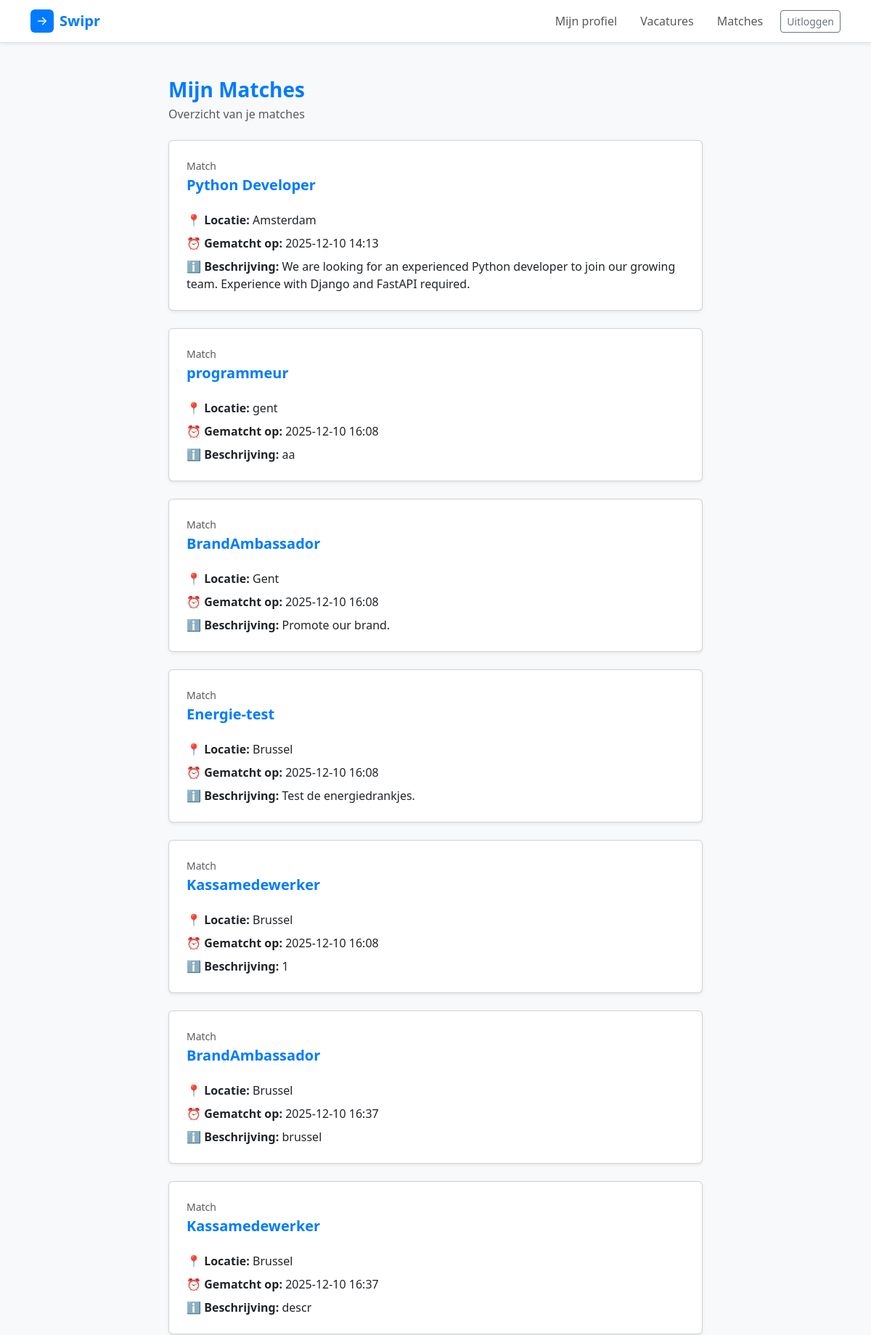
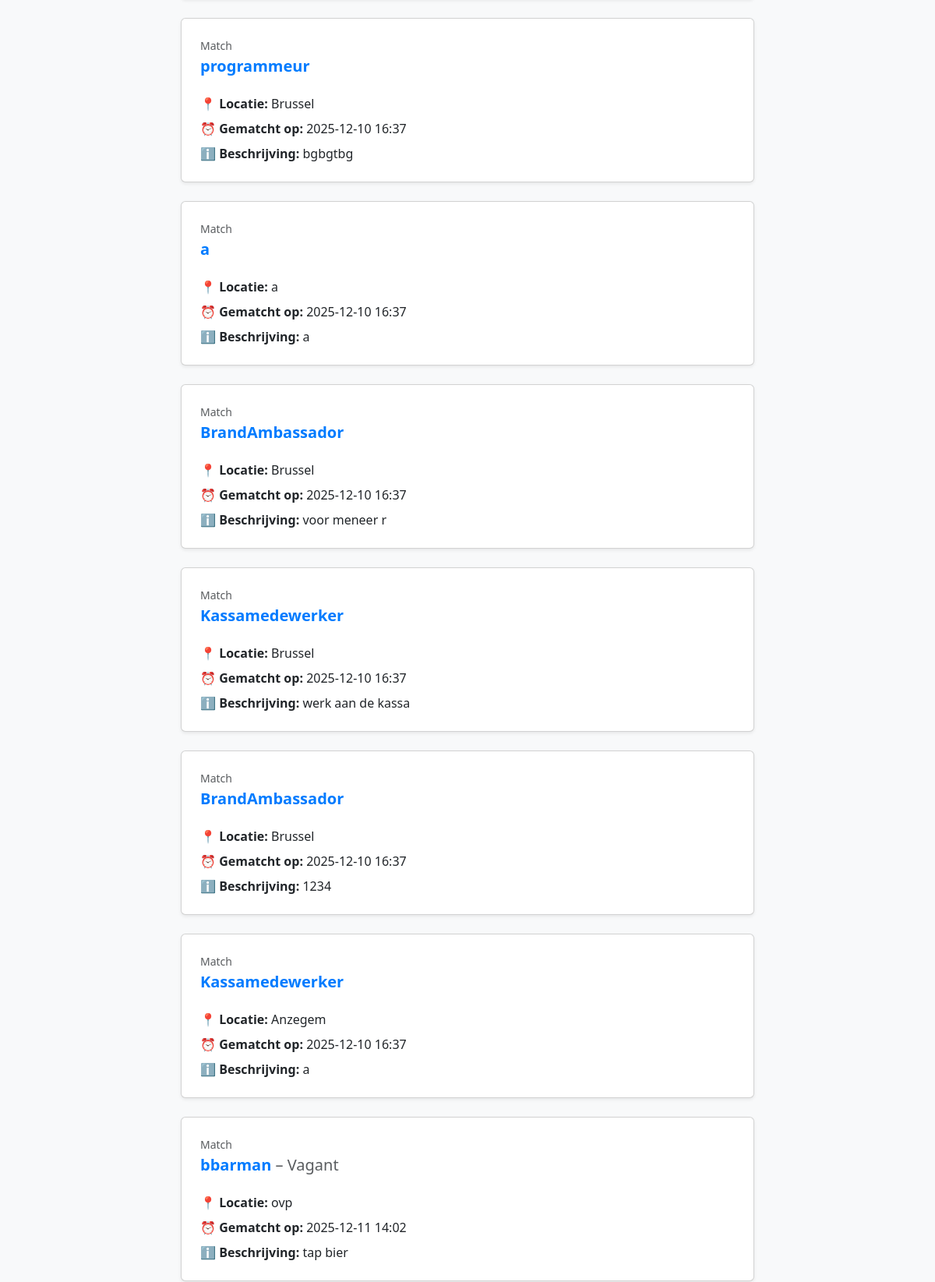
The page /match_page (signed in, upper part) on the database its author committed (2 pictures, top to bottom).
### apppp/models.py (models this page shows)
class JobListing(db.Model):
    __tablename__ = "job_listing"
    id = db.Column(db.Integer, primary_key=True, autoincrement=True)
    employer_id = db.Column(db.Integer, db.ForeignKey("employer.id"), nullable=False)
    client = db.Column(db.String(140), nullable=True)
    is_active = db.Column(db.Boolean, default=True)
    title = db.Column(db.String(140), nullable=False)
    description = db.Column(db.Text)
    location = db.Column(db.String(120))
    employer = db.relationship("Employer", back_populates="job_listings")
    matches = db.relationship("Match", back_populates="job")

class Match(db.Model):
    __tablename__ = "match"
    id = db.Column(db.Integer, primary_key=True, autoincrement=True)
    user_id = db.Column(db.Integer, db.ForeignKey("app_user.id"), nullable=False)
    job_id = db.Column(db.Integer, db.ForeignKey("job_listing.id"), nullable=False)
    matched_at = db.Column(db.DateTime, default=datetime.utcnow)
    user = db.relationship("AppUser", back_populates="matches")
    job = db.relationship("JobListing", back_populates="matches")

### apppp/routes.py (the view, shortened to what this page needs)
    @app.route("/match_page")
    @login_required
    def match_page():
        job_id = request.args.get('job_id', type=int)
        formatted = []
        for m in current_user.matches:
            formatted.append({"match": m, "job": m.job, "user": current_user})
        return render_template("match_page.html", matches=formatted)

### templates/match_page.html (shortened to what this page needs)
{% extends "base.html" %}
{% block content %}
{% from '_navbar.html' import navbar %}
{% set is_recruiter = (current_user.is_authenticated and current_user.role == 'recruiter') %}
{% set variant = 'bedrijf' if is_recruiter else 'student' %}
{% set brand_text_class = 'text-swipr-bedrijf' if is_recruiter else 'text-swipr-student' %}
{{ navbar(
  variant=variant,
  show_brand=True,
  links=(
    [
      {'href':'/student_dashboard','label':'Mijn profiel'},
      {'href':'/vacatures_student','label':'Vacatures'},
      {'href':'/match_page','label':'Matches'}
    ] if (current_user.is_authenticated and current_user.role == 'student')
    else
    [
      {'href':'/recruiter_dashboard','label':'Dashboard'},
      {'href':'/match_page','label':'Matches'}
    ]
  ),
  right_buttons=[{'href':'/logout','label':'Uitloggen','style':'outline'}]
) }}
<div class="container py-5">
  <div class="row justify-content-center">
    <div class="col-lg-8">
      <div class="mb-4">
        <h1 class="h3 fw-bold {{ brand_text_class }} mb-1">Mijn Matches</h1>
        <p class="text-muted mb-0">Overzicht van je matches</p>
      </div>
      {% if matches %}
        {% for item in matches %}
          {% if item is mapping %}
            {% set job = item.job %}
            {% set match = item.match %}
          {% else %}
            {% set job = item.job %}
            {% set match = item %}
          {% endif %}
          <div class="card shadow-sm mb-4">
            <div class="card-body p-4">
              <div class="d-flex justify-content-between align-items-start gap-3">
                <div>
                  <div class="text-muted small mb-1">Match</div>
                  <h2 class="h5 fw-bold {{ brand_text_class }} mb-2">
                    {{ job.title }}
                    {% if job.client %}
                      <span class="text-muted fw-normal"> – {{ job.client }}</span>
                    {% endif %}
                  </h2>
                </div>
              </div>
              <ul class="list-unstyled mb-0 mt-3">
                <li class="mb-2">
                  📍 <strong>Locatie:</strong> {{ job.location or '-' }}
                </li>
                <li class="mb-2">
                  ⏰ <strong>Gematcht op:</strong>
                  {{ match.matched_at.strftime("%Y-%m-%d %H:%M") if match and match.matched_at else '-' }}
                </li>
                <li>
                  ℹ️ <strong>Beschrijving:</strong>
                  {{ job.description[:140] if job.description else '-' }}
                </li>
              </ul>
            </div>
          </div>
        {% endfor %}
      {% endif %}
    </div>
  </div>
</div>
{% endblock %}

### static/css/style.css (style rules this page uses)
:root { --swipr-blue: #007bff; --swipr-blue-dark: #0056b3; --swipr-red: #ff4b5c; --swipr-red-dark: #e04352; }
.text-swipr-student { color: var(--swipr-blue) !important; }

### rows shown on the page
JobListing: title "Python Developer", location "Amsterdam", description "We are looking for an experienced Python developer to join our growing team. Experience with Django and FastAPI required."
Match: matched_at "2025-12-10 14:13"
JobListing: title "programmeur", location "gent", description "aa"
Match: matched_at "2025-12-10 16:08"
JobListing: title "BrandAmbassador", location "Gent", description "Promote our brand."
Match: matched_at "2025-12-10 16:08"
JobListing: title "Energie-test", location "Brussel", description "Test de energiedrankjes."
Match: matched_at "2025-12-10 16:08"
JobListing: title "Kassamedewerker", location "Brussel", description "1"
Match: matched_at "2025-12-10 16:08"
JobListing: title "BrandAmbassador", location "Brussel", description "brussel"
Match: matched_at "2025-12-10 16:37"
JobListing: title "Kassamedewerker", location "Brussel", description "descr"
Match: matched_at "2025-12-10 16:37"
JobListing: title "programmeur", location "Brussel", description "bgbgtbg"
Match: matched_at "2025-12-10 16:37"
JobListing: title "a", location "a", description "a"
Match: matched_at "2025-12-10 16:37"
JobListing: title "BrandAmbassador", location "Brussel", description "voor meneer r"
Match: matched_at "2025-12-10 16:37"
JobListing: title "Kassamedewerker", location "Brussel", description "werk aan de kassa"
Match: matched_at "2025-12-10 16:37"
JobListing: title "BrandAmbassador", location "Brussel", description "1234"
Match: matched_at "2025-12-10 16:37"
JobListing: title "Kassamedewerker", location "Anzegem", description "a"
Match: matched_at "2025-12-10 16:37"
JobListing: title "bbarman", client "Vagant", location "ovp", description "tap bier"
Match: matched_at "2025-12-11 14:02"

### other values the page prints
{{ text }} "Swipr"
{{ link.label }} "Mijn profiel" "Vacatures" "Matches"
{{ btn.label }} "Uitloggen"
